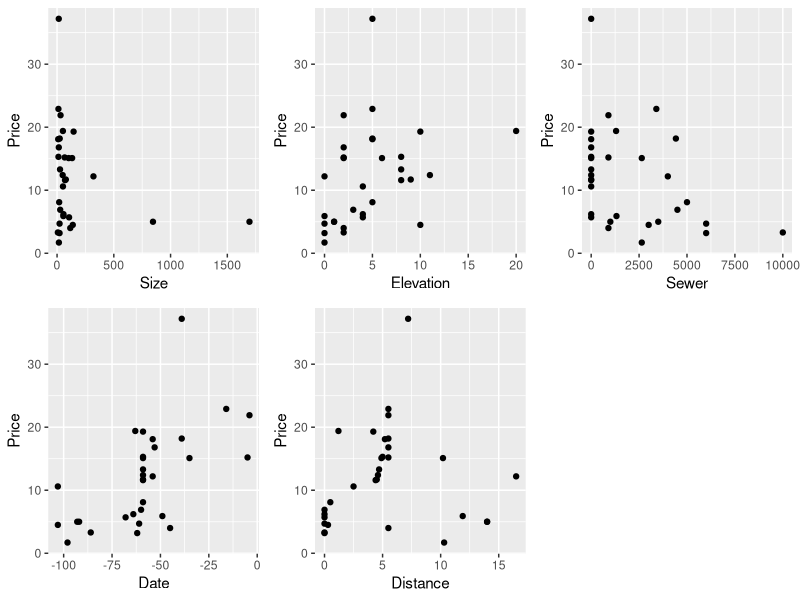
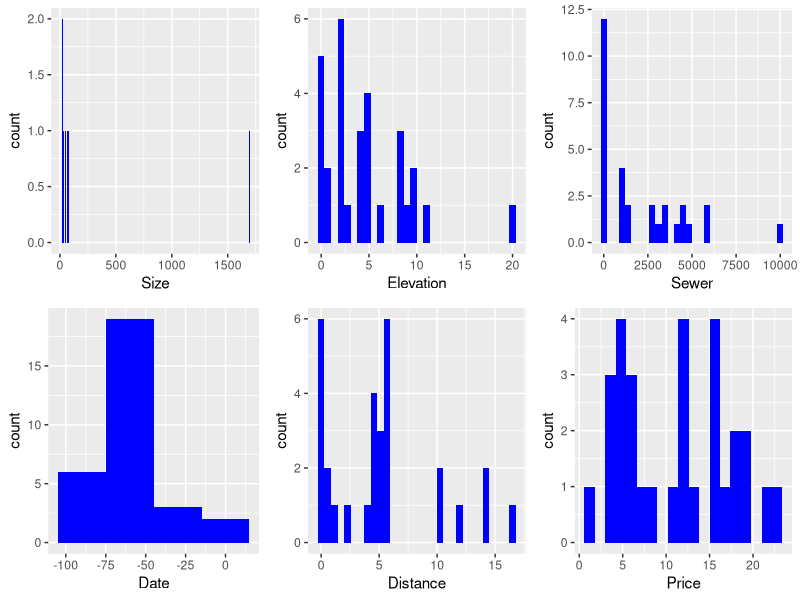
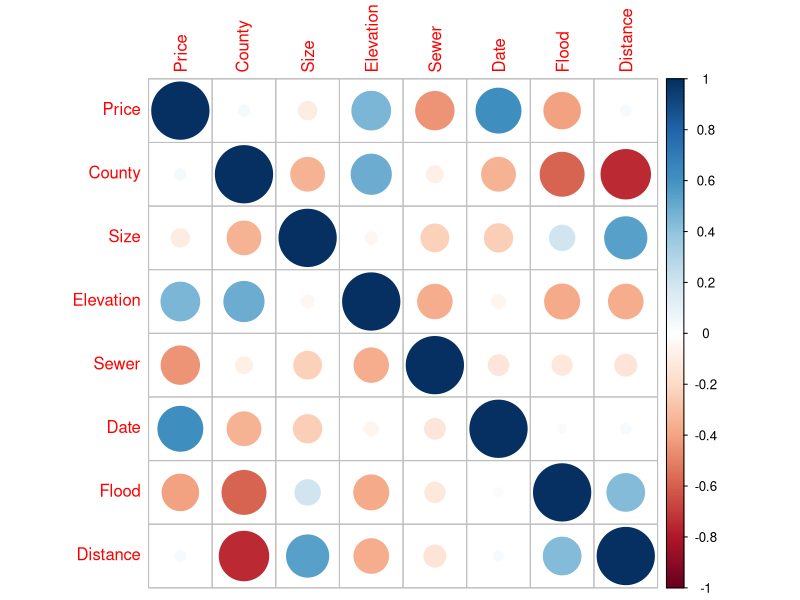
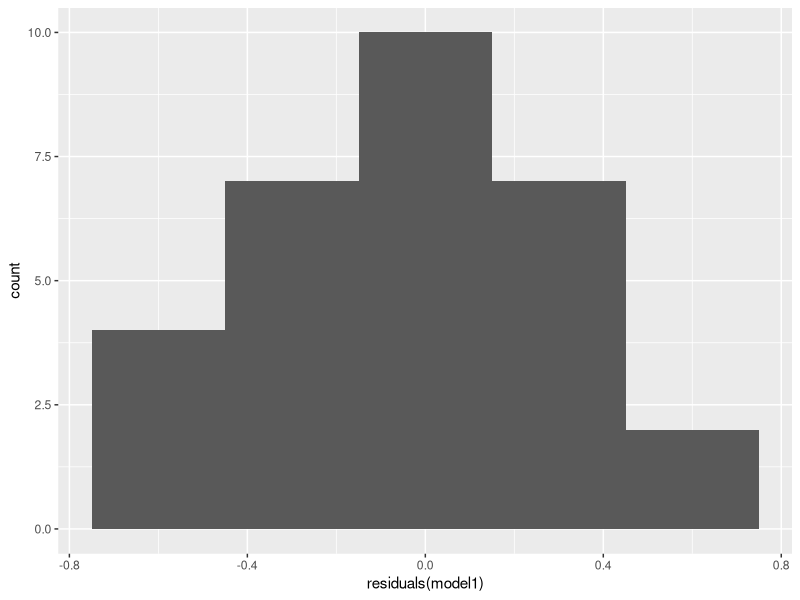
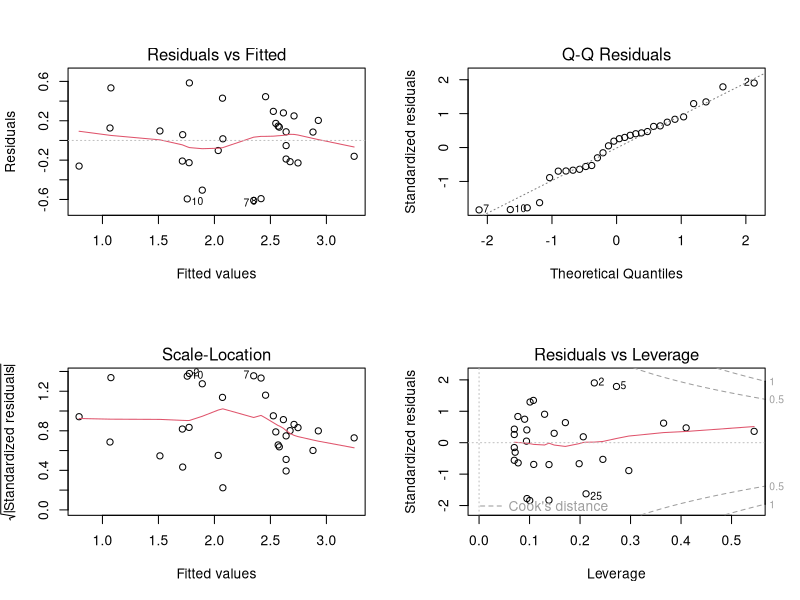
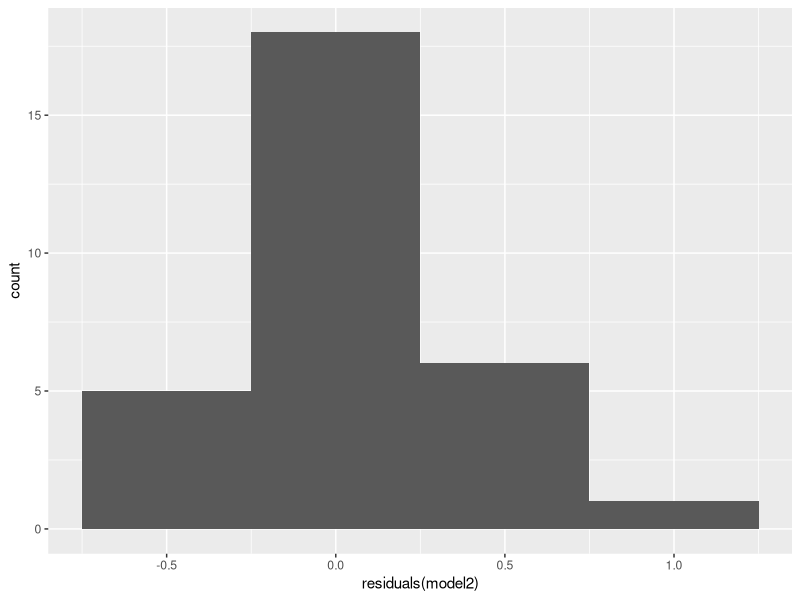
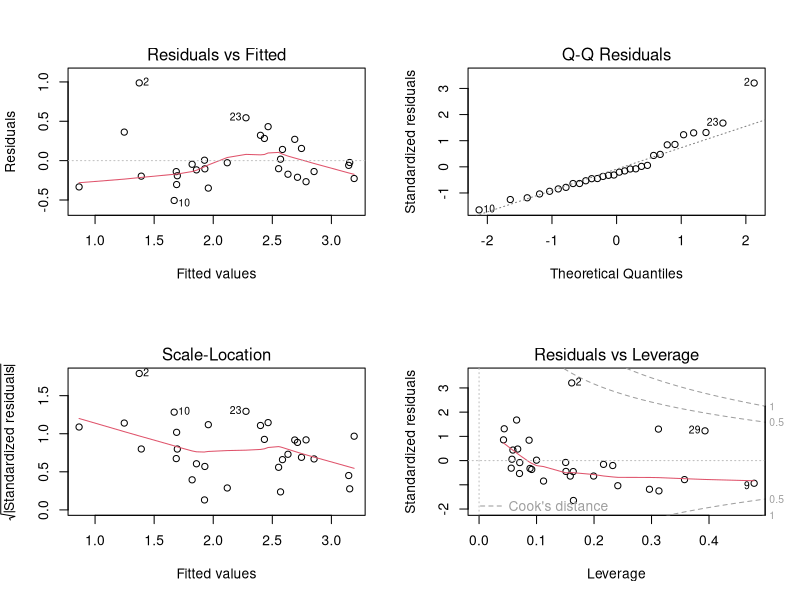

These charts were generated, in order, by the following R code:
#Problem - 2 Leslie Salt Data

library(ggplot2)
library(readxl)
library(corrplot)
library(car)
library(lmtest)
library(gridExtra)
library(dplyr)
library(MASS)

getwd()
setwd("C:/Users/Bhavya Gupta/Desktop/R Folder/Great Lakes/GL Data")

ga2 <- read_excel("Leslie_Salt.xlsx", col_names = T)
str(ga2)
summary(ga2)


#Linearity & Outlier
a <- ggplot(ga2, aes(x = Size, y = Price)) + geom_point()
b <- ggplot(ga2, aes(x = Elevation, y = Price)) + geom_point() 
c <- ggplot(ga2, aes(x = Sewer, y = Price)) + geom_point()
d <- ggplot(ga2, aes(x = Date, y = Price)) + geom_point()
e <- ggplot(ga2, aes(x = Distance, y = Price)) + geom_point() 

grid.arrange(a,b,c,d,e, nrow = 2, ncol = 3)

#Remove Outlier

ga2 <- filter(ga2, Price != 37.2)

#Histograms

a <- ggplot(ga2, aes(x = Size)) + geom_histogram(fill = "Blue", binwidth = 1.5)
b <- ggplot(ga2, aes(x = Elevation)) + geom_histogram(fill = "Blue")
c <- ggplot(ga2, aes(x = Sewer)) + geom_histogram(fill = "Blue")
d <- ggplot(ga2, aes(x = Date)) + geom_histogram(fill = "Blue", binwidth = 30)
e <- ggplot(ga2, aes(x = Distance)) + geom_histogram(fill = "Blue")
f <- ggplot(ga2, aes(x = Price)) + geom_histogram(fill = "Blue", binwidth = 1.2)
grid.arrange(a,b,c,d,e,f, nrow = 2, ncol = 3)

#transforming Price and Size to make it normal. Sewer and Distance are not normal.
#but any transformation applied to them will make the variables less informative as 0 values would remain 0

ga2$Price <- log(ga2$Price)
ga2$Size <- log(ga2$Size)

#ga2$Sewer.T <- (ga2$Sewer)^(1/3)
#ga2$Elevation.T <- (ga2$Elevation)^(1/3)
#ga2$Distance.T <- (ga2$Distance)^(1/2)

dev.off()
#corrleation matrix

round(cor(ga2),2) 
corrplot(cor(ga2)) #there is slight multi collinearity among independent variables

#From the corrplot we can take the Elevation, Sewer, Date and Flood for the model
#these variables have maximum correlation with the Price

model1 <- lm(Price ~ Elevation + Sewer + Date + Flood , data = ga2)
summary(model1) #Strangely, Sewer is not significant in predicting the Price. This might be due to negative correlation between Sewer & Elevation 

vif(model1) #Multi collinearit is absent
dwtest(model1) #auto correlation is absent
gqtest(model1) #heteroscadsticity is absent
ggplot(model1, aes(x = residuals(model1))) + geom_histogram(binwidth = 0.3) #Residulas are somewhat normal
par(mfrow = c(2,2))
plot(model1) #Residuals vs fitted 

#Forward Selection

model2 <- lm(Price ~ Date + Elevation + Flood + Distance, data = ga2) #All the chosen variables are significant and R2 adjusted is better than model1
summary(model2)
vif(model2) #Multi collinearit is absent
dwtest(model2)#auto correlation is absent
gqtest(model2)#heteroscadsticity is absent
ggplot(model2, aes(x = residuals(model2))) + geom_histogram(binwidth = 0.5)
par(mfrow = c(2,2))
plot(model2)

AIC(model1)
AIC(model2) #low AIC value of model 2 signify that model 2 is more optimum

#Final Verdict

#Q1) what is the nature of each variable
#A1) Price, 1size, Elevation, Sewer, Date & distance are continous variables
#    County and Flood are two categorical varibles transformed into continous using dummy binary digits

#Q2) Check whether variables require transformation indivisually
#A2) There are multiple variables which require indivisual transformation
#    Price - Price is Right skewed and hence log transformation applied to better the reuslt of linear model
#    Size - Size because again its heavily skewed and hence log trnasformation again applied to make the distribution normal
#    Other vairables also show skewed distribution but due to large no. of 0 values, trnasformation cannot be applied as it will make the variables value diificult to interpret

#Q3) Setup a regression equation, run the model and discuss the results
#A3) Please copy the commen ts from above and state the final regression equation here